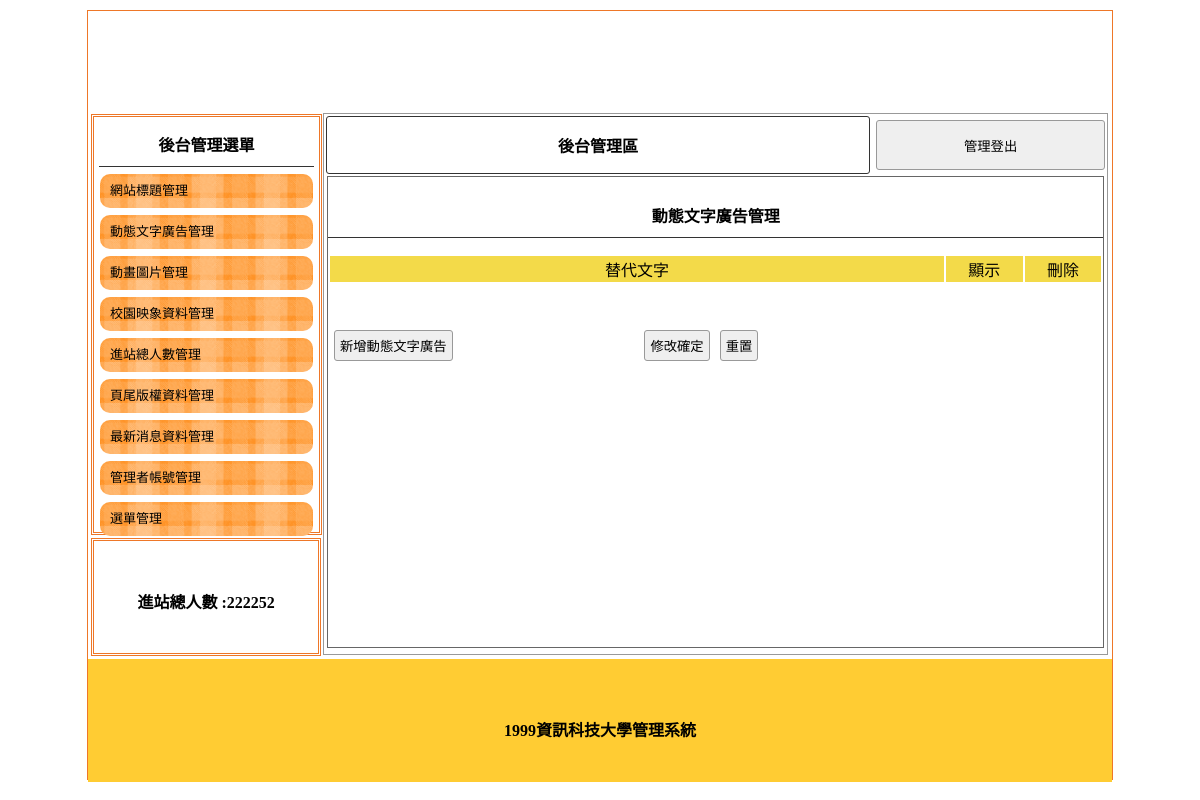
Page /backend.php?do=ad on the earlier database version.
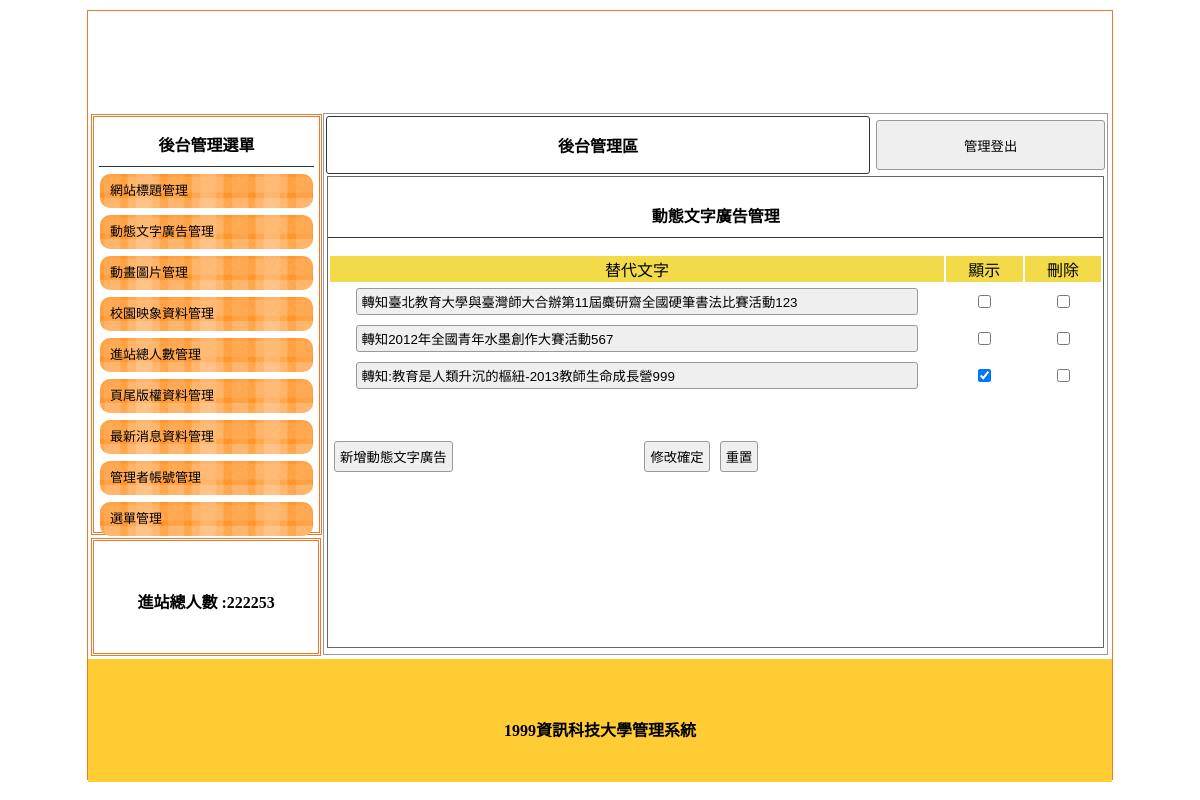
Same page on the later database version.
### tables this page shows
CREATE TABLE `total` (
  `id` int(10) UNSIGNED NOT NULL,
  `total` int(10) UNSIGNED NOT NULL
);

CREATE TABLE `ad` (
  `id` int(10) UNSIGNED NOT NULL,
  `img` text NOT NULL,
  `text` text NOT NULL,
  `sh` int(1) NOT NULL
);

### base.php (called while the page is built, shortened)
<?php
class DB
{
    private $dsn="mysql:host=localhost; charset=utf8; dbname=db01";
    private $root='root';
    private $password='12345';
    private $table;
    private $pdo;
    public function __construct($table)
    {
        $this->table=$table;
        $this->pdo=new PDO($this->dsn, $this->root, $this->password);
    }
    public function all(...$arg)
    {
        $sql="select * from $this->table ";
        return $this->pdo->query($sql)->fetchAll();
    }
    public function find($id)
    {
        $sql="select * from $this->table ";
        if (is_array($id)) {
            foreach ($id as $key => $value) {
                $tmp[] = sprintf("`%s`='%s'", $key, $value);
            }
            $sql = $sql . " where " . implode(" && ", $tmp);
        } else {
            $sql=$sql . " where `id`='$id'";
        }
        return $this->pdo->query($sql)->fetch(PDO::FETCH_ASSOC);
    }
}
$Total=new DB('total');
$Ad=new DB('ad');
?>

### backend.php (the view, shortened to what the changed rows need)
<?php include "base.php";?>
<!DOCTYPE html
  PUBLIC "-//W3C//DTD XHTML 1.0 Transitional//EN" "http://www.w3.org/TR/xhtml1/DTD/xhtml1-transitional.dtd">
<html xmlns="http://www.w3.org/1999/xhtml">
<head>
  <link href="./css/css.css" rel="stylesheet" type="text/css">
</head>
<body>
  <div id="main">
    <div id="ms">
      <div id="lf" style="float:left;">
        <div class="dbor" style="margin:3px; width:95%; height:20%; line-height:100px;">
          <span class="t">進站總人數 :<?=$Total->find(1)['total'];?></span>
        </div>
      </div>
      <div class="di"
        style="height:540px; border:#999 1px solid; width:76.5%; margin:2px 0px 0px 0px; float:left; position:relative; left:20px;">
        <?php
      $do=(isset($_GET['do']))?$_GET['do']:'title';
      $file="backend/".$do.".php";
      if (file_exists($file)) {
          include $file;
      } else {
          include "backend/title.php";
      }
?>
      </div>
    </div>
</body>
</html>

### backend/ad.php (shortened to what the changed rows need)
<div style="width:99%; height:87%; margin:auto; overflow:auto; border:#666 1px solid;">
  <form method="post" action="api/edit.php">
    <table width="100%" class="cent">
      <tbody>
        <?php
      $rows=$Ad->all();
      foreach ($rows as $key => $value) {
          ?>
    <tr>
      <td>
        <input type="text" name="text[]" value="<?=$value['text']; ?>" style="width:90%">
      </td>
      <td>
        <input type="checkbox" name="sh[]" value="<?=$value['id']; ?>" <?=($value['sh']==1)?"checked":""?>>
      </td>
      <td>
        <input type="checkbox" name="del[]" value="<?=$value['id']; ?>">
      </td>
    </tr>
    <?php
      }
    ?>
      </tbody>
    </table>
  </form>
</div>
</div>

Differences in the rows shown:
changed total: total "222252" → "222253"
added ad: text "轉知臺北教育大學與臺灣師大合辦第11屆麋研齋全國硬筆書法比賽活動123"
added ad: text "轉知2012年全國青年水墨創作大賽活動567"
added ad: text "轉知:教育是人類升沉的樞紐-2013教師生命成長營999", sh "☑"
